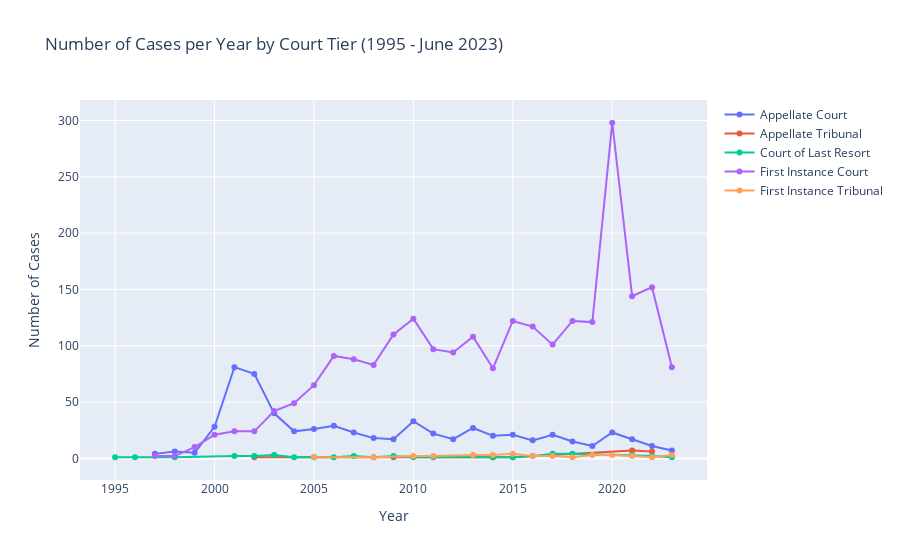

Notebook cell for this chart:
### Code cell
def assign_tier(court_name):
  
    tier_1_courts = [

            "United Kingdom Supreme Court",
            "The Judicial Committee of the Privy Council",
            "United Kingdom House of Lords"

              ]

    
    tier_2_Appellate_courts = [
            "England and Wales Court of Appeal (Civil Division)",
            "COURT OF APPEAL (CIVIL DIVISION)",
            "England and Wales Court of Appeal (Criminal Division)",
        ]

    tier_2_Appellate_Tribunal = [
            "United Kingdom Employment Appeal Tribunal",
            "United Kingdom Competition Appeals Tribunal",
            "Competition Appeal Tribunal"
        ]
     
    tier_3_First_Instance_court = [
            "England and Wales County Court (Family)",
                "England and Wales High Court (Administrative Court)",
                "England and Wales High Court (Chancery Division)",
                "Intellectual Property Enterprise Court",
                "England and Wales High Court (King's Bench Division)",
                "England and Wales High Court (Queen's Bench Division)",
                "England and Wales High Court (Patents Court)",
                "England and Wales High Court (Technology and Construction Court)",
                "England and Wales High Court (Admiralty Division)",
                "England and Wales High Court (Commercial Court)",
                "England and Wales High Court (Family Division)",
                "England and Wales Family Court (High Court Judges)",
                "England and Wales Family Court (other Judges)",
                "Court of Common Pleas",
                "England and Wales Court of Protection",
                "Information Commissioner's Office",
                "United Kingdom Financial Services and Markets Tribunals",
                "First-tier Tribunal (Health Education and Social Care Chamber)",
                "England and Wales Lands Tribunal",
                "First-tier Tribunal (Property Chamber)",
                "England and Wales Patents County Court",
                "England and Wales Courts - Miscellaneous" ,
                'English and Welsh Courts - Miscellaneous',
                "England and Wales High Court (Business and Property Courts)",
                "England and Wales High Court (Mercantile Court)",
                'Mercantile Court'

        ]

    tier_3_First_Instance_Tribunal= [           
                "England and Wales Land Registry Adjudicator",
                "England and Wales Leasehold Valuation Tribunal",
                "First-tier Tribunal (General Regulatory Chamber)", 
                "First-tier Tribunal (Property Chamber)",
                "First-tier Tribunal (Tax)",
                "United Kingdom Employment Tribunal",
                "United Kingdom Upper Tribunal (Tax and Chancery Chamber)",
                "United Kingdom VAT & Duties Tribunals (Excise)" 

            ]

            
   
    if court_name in tier_1_courts:
        return 'Court of Last Resort'
    elif court_name in tier_2_Appellate_courts:
        return 'Appellate Court'
    elif court_name in tier_2_Appellate_Tribunal:
        return 'Appellate Tribunal'
    elif court_name in tier_3_First_Instance_court:
        return 'First Instance Court'
    elif court_name in tier_3_First_Instance_Tribunal:
        return 'First Instance Tribunal'
    else:
        return None  


df['tier'] = df['court'].apply(assign_tier)



init_notebook_mode(connected=True)


grouped = df.groupby(['year', 'tier']).size().reset_index(name='case_count')

traces = []
tiers = sorted(grouped['tier'].unique())
for tier in tiers:
    filtered_data = grouped[grouped['tier'] == tier]
    trace = go.Scatter(
        x=filtered_data['year'],
        y=filtered_data['case_count'],
        mode='lines+markers',
        name=tier  
    )
    traces.append(trace)


layout = go.Layout(
    title='Number of Cases per Year by Court Tier (1995 - June 2023)',
    xaxis=dict(title='Year'),
    yaxis=dict(title='Number of Cases'),
    hovermode='closest'
)


fig = go.Figure(data=traces, layout=layout)
iplot(fig)

### Figure 1 — Plotly figure (JSON) as saved in the notebook; plotly's stock layout.template omitted (floating-point values rounded to 4 significant figures)
{"data": [{"mode": "lines+markers", "name": "Appellate Court", "type": "scatter", "x": [1997, 1998, 1999, 2000, 2001, 2002, 2003, 2004, 2005, 2006, 2007, 2008, 2009, 2010, 2011, 2012, 2013, 2014, 2015, 2016, 2017, 2018, 2019, 2020, 2021, 2022, 2023], "y": [4, 6, 5, 28, 81, 75, 40, 24, 26, 29, 23, 18, 17, 33, 22, 17, 27, 20, 21, 16, 21, 15, 11, 23, 17, 11, 7]}, {"mode": "lines+markers", "name": "Appellate Tribunal", "type": "scatter", "x": [2002, 2009, 2014, 2015, 2021, 2022], "y": [1, 1, 1, 1, 7, 6]}, {"mode": "lines+markers", "name": "Court of Last Resort", "type": "scatter", "x": [1995, 1996, 1998, 2001, 2002, 2003, 2004, 2005, 2006, 2007, 2008, 2009, 2010, 2011, 2014, 2015, 2016, 2017, 2018, 2021, 2022, 2023], "y": [1, 1, 1, 2, 2, 3, 1, 1, 1, 2, 1, 2, 1, 1, 1, 1, 2, 4, 4, 3, 2, 1]}, {"mode": "lines+markers", "name": "First Instance Court", "type": "scatter", "x": [1997, 1998, 1999, 2000, 2001, 2002, 2003, 2004, 2005, 2006, 2007, 2008, 2009, 2010, 2011, 2012, 2013, 2014, 2015, 2016, 2017, 2018, 2019, 2020, 2021, 2022, 2023], "y": [2, 2, 10, 21, 24, 24, 42, 49, 65, 91, 88, 83, 110, 124, 97, 94, 108, 80, 122, 117, 101, 122, 121, 298, 144, 152, 81]}, {"mode": "lines+markers", "name": "First Instance Tribunal", "type": "scatter", "x": [2005, 2008, 2010, 2011, 2013, 2014, 2015, 2016, 2017, 2018, 2019, 2020, 2021, 2022, 2023], "y": [1, 1, 2, 2, 3, 3, 4, 2, 2, 1, 3, 3, 2, 1, 3]}], "layout": {"hovermode": "closest", "title": {"text": "Number of Cases per Year by Court Tier (1995 - June 2023)"}, "xaxis": {"title": {"text": "Year"}}, "yaxis": {"title": {"text": "Number of Cases"}}}}
